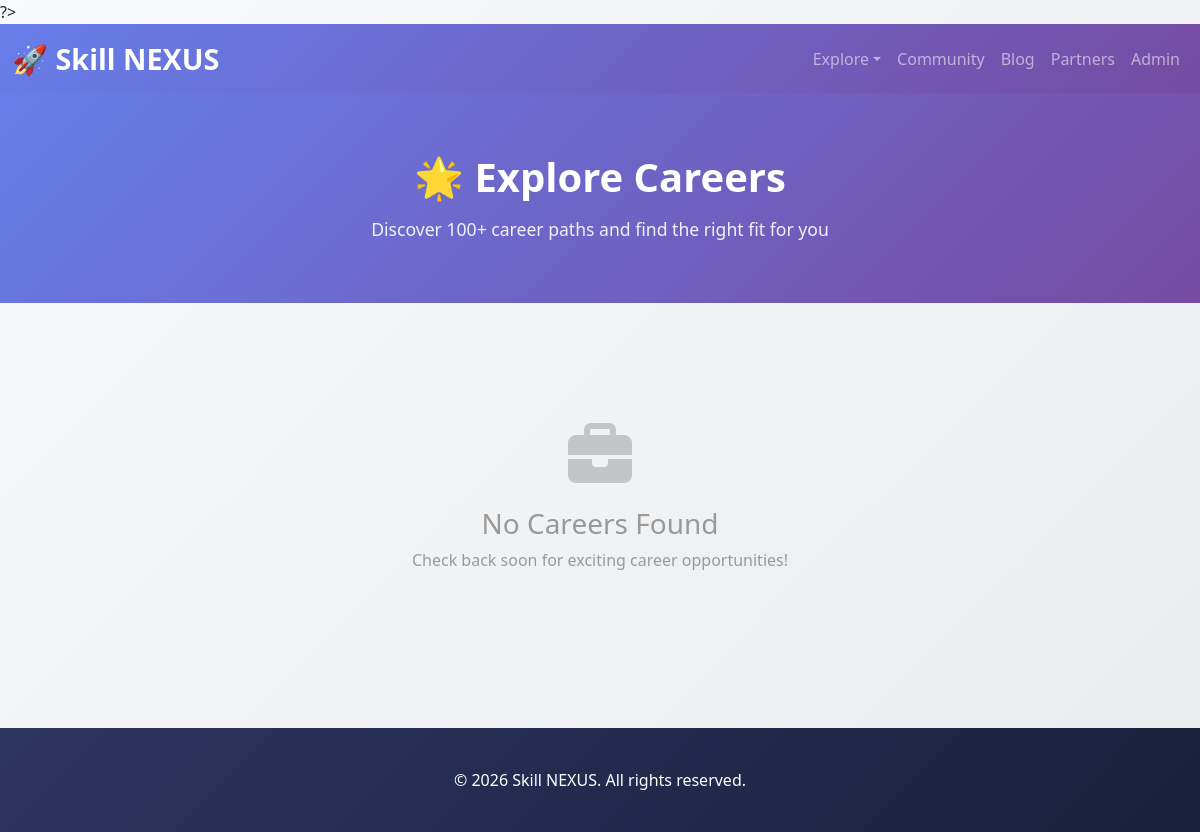
/results/careers.php, run on an earlier commit of the app's database.
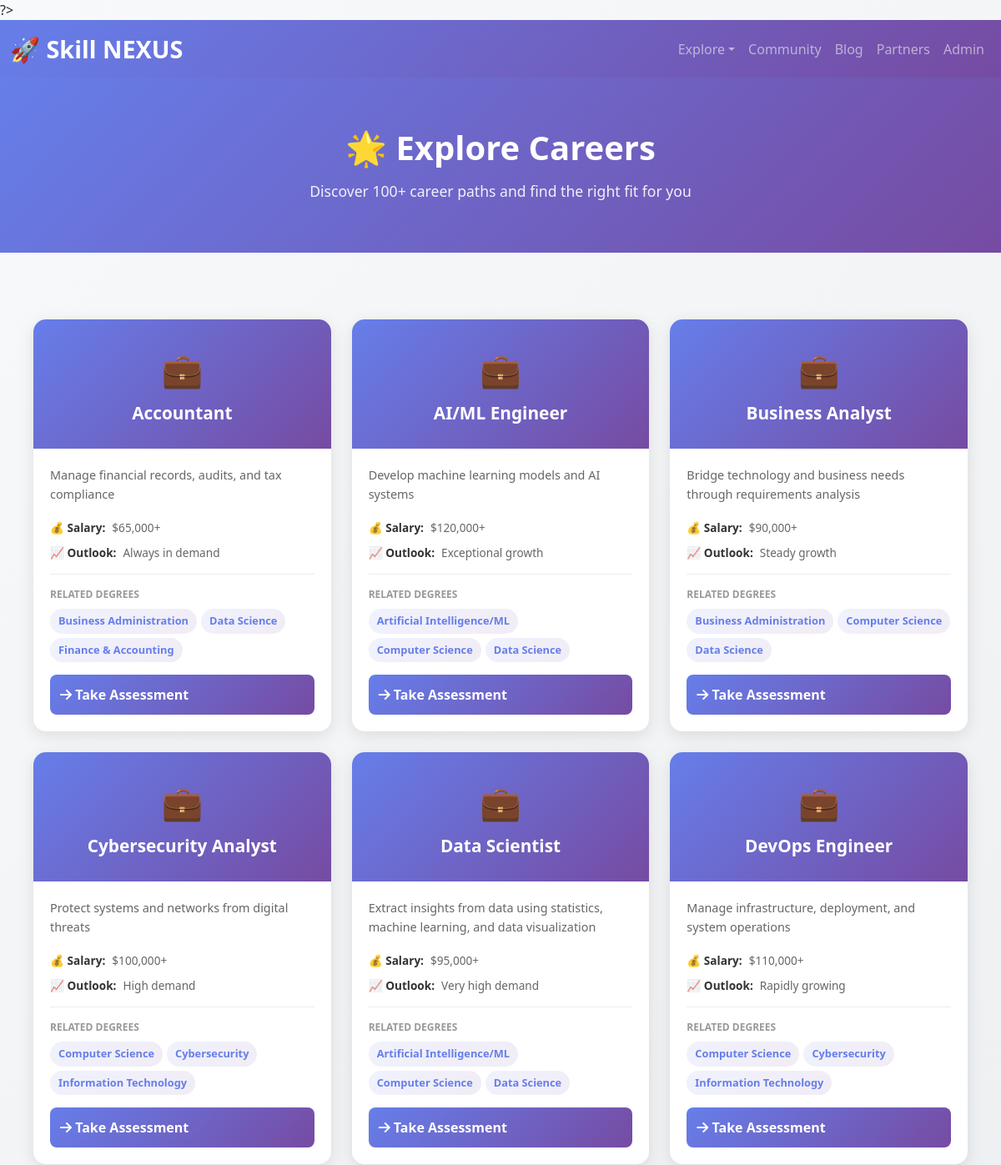
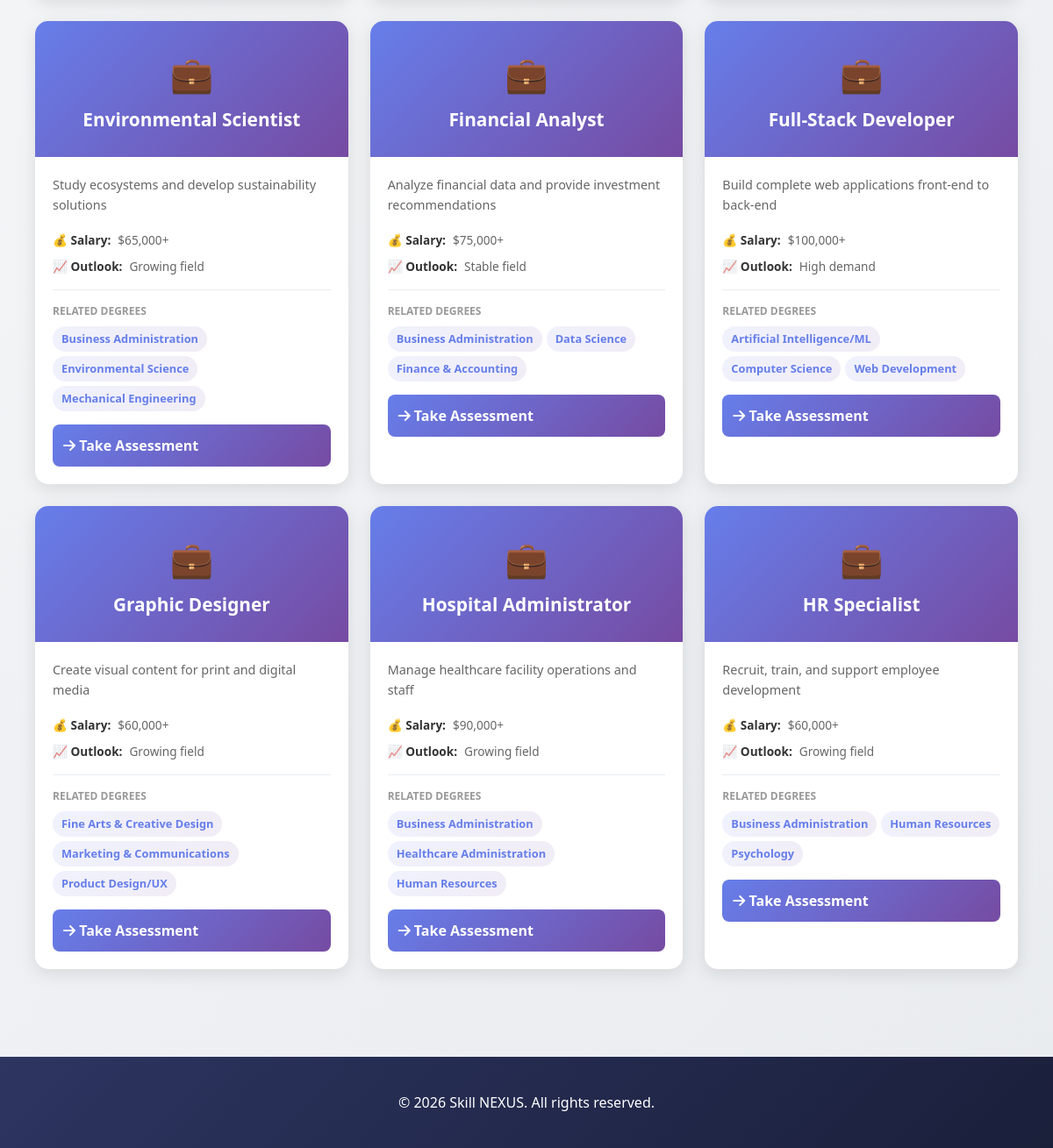
And on a later commit of the database (2 pictures, top to bottom).
### tables this page shows
CREATE TABLE `careers` (
  `id` INT UNSIGNED NOT NULL AUTO_INCREMENT,
  `name` VARCHAR(255) NOT NULL,
  `description` TEXT,
  `average_salary` VARCHAR(100),
  `job_outlook` TEXT,
  `icon` VARCHAR(255),
  `color_code` VARCHAR(7),
  `is_active` BOOLEAN DEFAULT TRUE,
  `created_at` TIMESTAMP NOT NULL DEFAULT CURRENT_TIMESTAMP,
  `updated_at` TIMESTAMP NOT NULL DEFAULT CURRENT_TIMESTAMP ON UPDATE CURRENT_TIMESTAMP,
  PRIMARY KEY (`id`)
);

CREATE TABLE `degrees` (
  `id` INT UNSIGNED NOT NULL AUTO_INCREMENT,
  `name` VARCHAR(255) NOT NULL,
  `description` TEXT,
  `duration` VARCHAR(100),
  `icon` VARCHAR(255),
  `color_code` VARCHAR(7),
  `is_active` BOOLEAN DEFAULT TRUE,
  `created_at` TIMESTAMP NOT NULL DEFAULT CURRENT_TIMESTAMP,
  `updated_at` TIMESTAMP NOT NULL DEFAULT CURRENT_TIMESTAMP ON UPDATE CURRENT_TIMESTAMP,
  PRIMARY KEY (`id`)
);

### results/careers.php (the view, shortened to what this page needs)
<?php
include __DIR__ . '/../config.php';
$page = $_GET['page'] ?? 1;
$limit = 12;
$offset = ($page - 1) * $limit;
$careers = getAllCareers($pdo, $limit, $offset);
?>
<!DOCTYPE html>
<html lang="en">
<head>
    <link href="https://cdn.jsdelivr.net/npm/bootstrap@5.3.2/dist/css/bootstrap.min.css" rel="stylesheet">
    <link rel="stylesheet" href="https://cdnjs.cloudflare.com/ajax/libs/font-awesome/6.4.0/css/all.min.css">
</head>
<body>
    <div class="header-section">
        <h1>🌟 Explore Careers</h1>
        <p>Discover 100+ career paths and find the right fit for you</p>
    </div>
    <?php if (!empty($careers)): ?>
        <div class="career-grid">
            <?php foreach ($careers as $career):
                $degrees = getCareerDegrees($pdo, $career['id']);
                ?>
                <div class="career-card">
                    <div class="career-header">
                        <div class="career-icon"><?= e($career['icon'] ?? '💼') ?></div>
                        <h3 class="career-title"><?= e($career['name']) ?></h3>
                    </div>
                    <div class="career-body">
                        <p class="career-description">
                            <?= e(substr($career['description'] ?? '', 0, 100)) ?>
                        </p>
                        <div class="career-meta">
                            <?php if ($career['average_salary']): ?>
                                <div class="meta-item">
                                    <strong>💰 Salary:</strong> <?= e($career['average_salary']) ?>
                                </div>
                            <?php endif; ?>
                            <?php if ($career['job_outlook']): ?>
                                <div class="meta-item">
                                    <strong>📈 Outlook:</strong> <?= e($career['job_outlook']) ?>
                                </div>
                            <?php endif; ?>
                        </div>
                        <?php if (!empty($degrees)): ?>
                            <div class="degrees-preview">
                                <div class="degrees-label">Related Degrees</div>
                                <div class="degree-pills">
                                    <?php foreach ($degrees as $degree): ?>
                                        <span class="degree-pill"><?= e($degree['name']) ?></span>
                                    <?php endforeach; ?>
                                </div>
                            </div>
                        <?php endif; ?>
                        <a href="<?= BASE_URL ?>/career/test.php" class="btn-explore">
                            <i class="fas fa-arrow-right"></i> Take Assessment
                        </a>
                    </div>
                </div>
            <?php endforeach; ?>
        </div>
    <?php else: ?>
        <div class="empty-state">
            <div class="empty-state-icon"><i class="fas fa-briefcase"></i></div>
            <h3>No Careers Found</h3>
            <p>Check back soon for exciting career opportunities!</p>
        </div>
    <?php endif; ?>
    <footer
        style="background: linear-gradient(135deg, #2d3561 0%, #1a1f3a 100%); color: white; padding: 40px 20px; text-align: center; margin-top: 60px;">
        <p style="margin: 0;">&copy; 2026 Skill NEXUS. All rights reserved.</p>
    </footer>
</body>
</html>

What changed in the data, as far as the page shows it:
added careers: icon "💼", name "Accountant", description "Manage financial records, audits, and tax compliance", average_salary "$65,000+", job_outlook "Always in demand"
now on this page (row edited): degrees: name "Business Administration"
now on this page (row edited): degrees: name "Data Science"
now on this page (row edited): degrees: name "Finance & Accounting"
added careers: icon "💼", name "AI/ML Engineer", description "Develop machine learning models and AI systems", average_salary "$120,000+", job_outlook "Exceptional growth"
now on this page (row edited): degrees: name "Artificial Intelligence/ML"
now on this page (row edited): degrees: name "Computer Science"
added careers: icon "💼", name "Business Analyst", description "Bridge technology and business needs through requirements analysis", average_salary "$90,000+", job_outlook "Steady growth"
added careers: icon "💼", name "Cybersecurity Analyst", description "Protect systems and networks from digital threats", average_salary "$100,000+", job_outlook "High demand"
now on this page (row edited): degrees: name "Cybersecurity"
now on this page (row edited): degrees: name "Information Technology"
added careers: icon "💼", name "Data Scientist", description "Extract insights from data using statistics, machine learning, and data visualization", average_salary "$95,000+", job_outlook "Very high demand"
added careers: icon "💼", name "DevOps Engineer", description "Manage infrastructure, deployment, and system operations", average_salary "$110,000+", job_outlook "Rapidly growing"
added careers: icon "💼", name "Environmental Scientist", description "Study ecosystems and develop sustainability solutions", average_salary "$65,000+", job_outlook "Growing field"
now on this page (row edited): degrees: name "Environmental Science", shown under "Environmental Scientist"
now on this page (row edited): degrees: name "Mechanical Engineering", shown under "Environmental Scientist"
added careers: icon "💼", name "Financial Analyst", description "Analyze financial data and provide investment recommendations", average_salary "$75,000+", job_outlook "Stable field"
added careers: icon "💼", name "Full-Stack Developer", description "Build complete web applications front-end to back-end", average_salary "$100,000+", job_outlook "High demand"
now on this page (row edited): degrees: name "Web Development", shown under "Full-Stack Developer"
added careers: icon "💼", name "Graphic Designer", description "Create visual content for print and digital media", average_salary "$60,000+", job_outlook "Growing field"
now on this page (row edited): degrees: name "Fine Arts & Creative Design", shown under "Graphic Designer"
now on this page (row edited): degrees: name "Marketing & Communications", shown under "Graphic Designer"
now on this page (row edited): degrees: name "Product Design/UX", shown under "Graphic Designer"
added careers: icon "💼", name "Hospital Administrator", description "Manage healthcare facility operations and staff", average_salary "$90,000+", job_outlook "Growing field"
now on this page (row edited): degrees: name "Healthcare Administration", shown under "Hospital Administrator"
now on this page (row edited): degrees: name "Human Resources"
added careers: icon "💼", name "HR Specialist", description "Recruit, train, and support employee development", average_salary "$60,000+", job_outlook "Growing field"
now on this page (row edited): degrees: name "Psychology", shown under "HR Specialist"
Also different on the page:
text no longer shown: "No Careers Found Check back soon for exciting career opportunities!"
